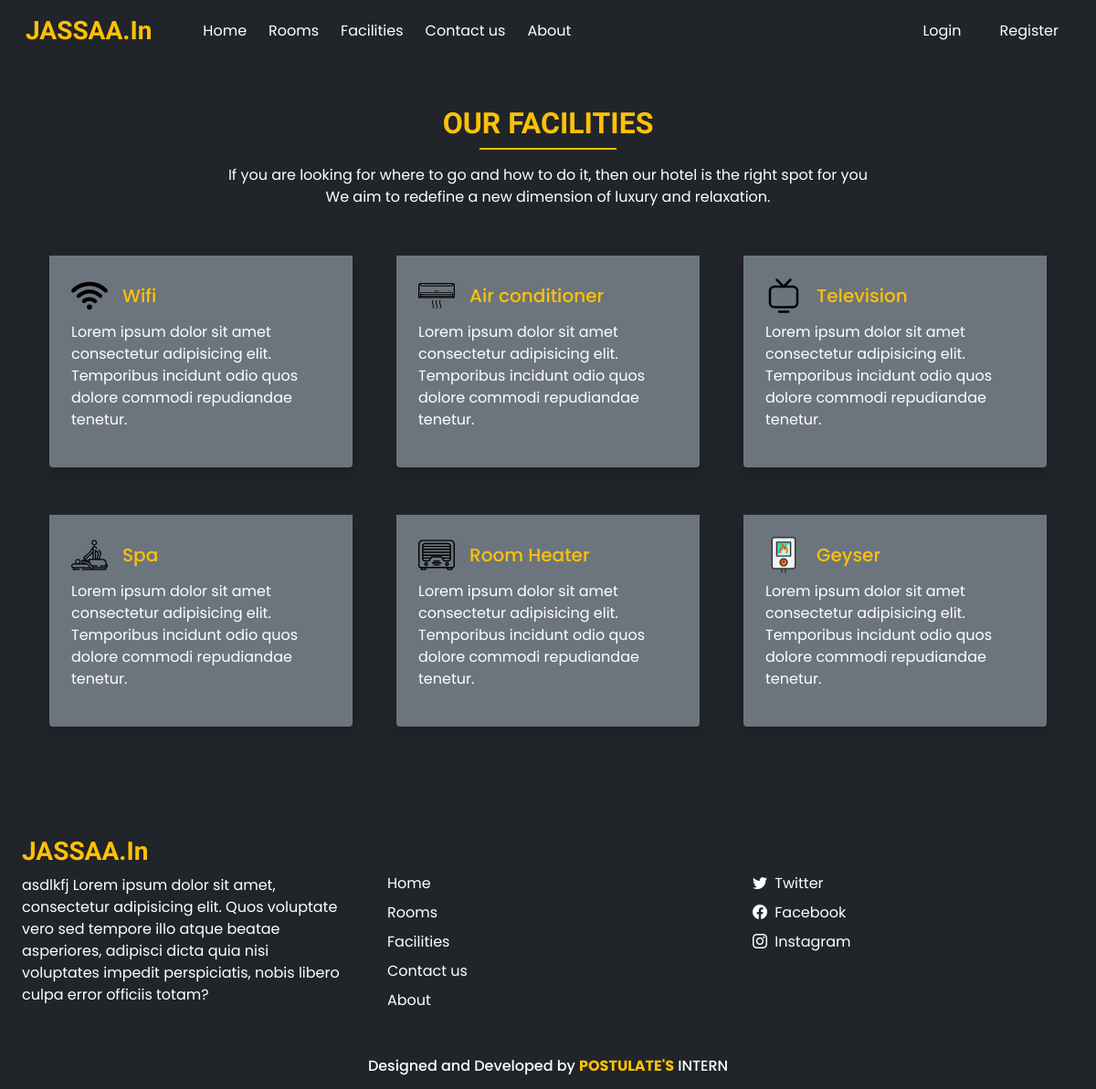
/facilities.php, run on an earlier commit of the app's database.
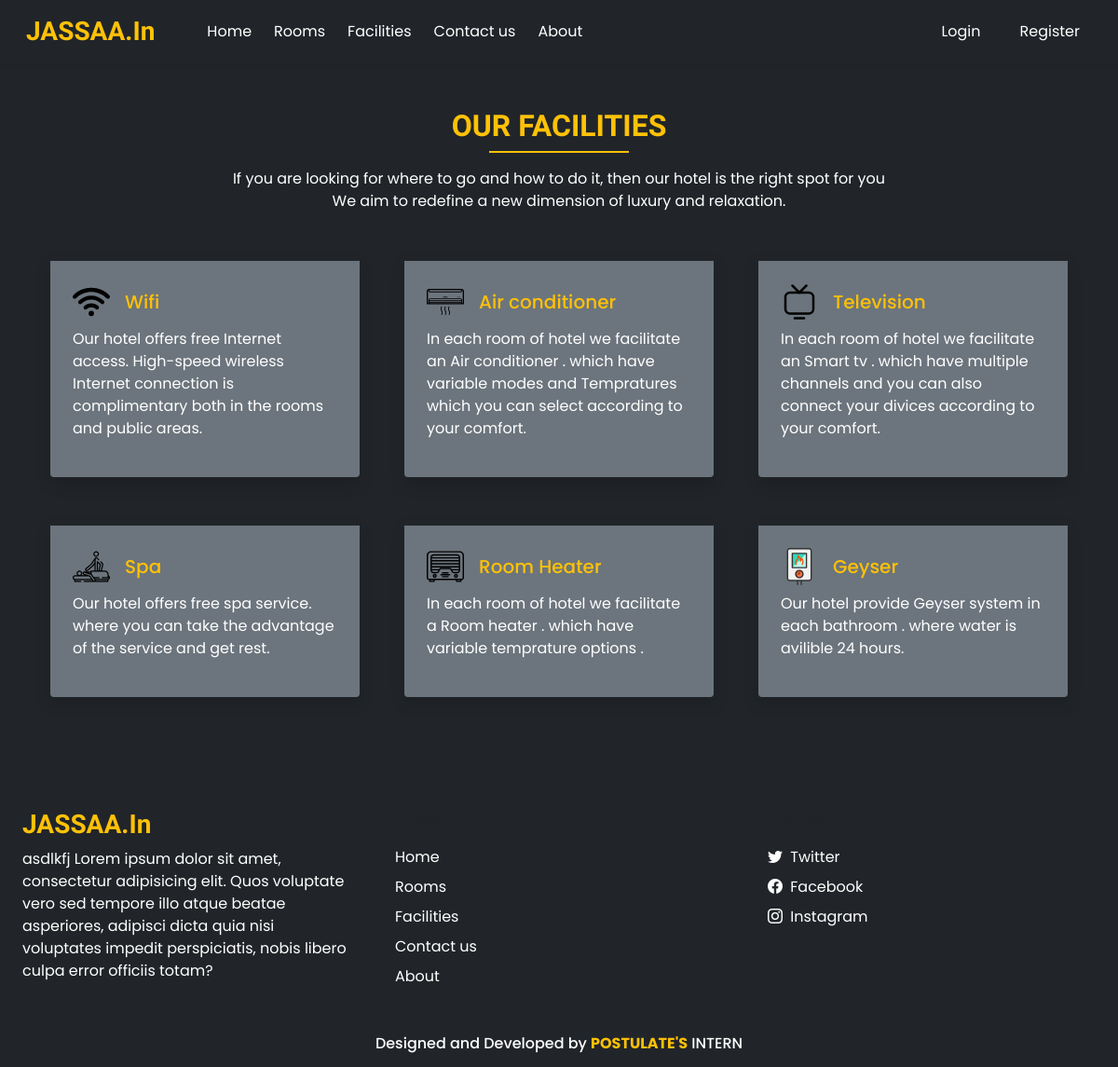
And on a later commit of the database.
### tables this page shows
CREATE TABLE `settings` (
  `sr_no` int(11) NOT NULL,
  `site_title` varchar(50) NOT NULL,
  `site_about` varchar(250) NOT NULL,
  `shutdown` tinyint(1) NOT NULL
);

CREATE TABLE `facilities` (
  `id` int(11) NOT NULL,
  `icon` varchar(100) NOT NULL,
  `name` varchar(50) NOT NULL,
  `description` varchar(250) NOT NULL
);

### admin/inc/db_config.php (called while the page is built, shortened)
<?php
  function selectAll($table)
  {
    $con = $GLOBALS['con'];
    $res = mysqli_query($con,"SELECT * FROM $table");
    return $res;
  }
  function select($sql,$values,$datatypes)
  {
    $con = $GLOBALS['con'];
    if($stmt = mysqli_prepare($con,$sql))
    {
      mysqli_stmt_bind_param($stmt,$datatypes,...$values);
      if(mysqli_stmt_execute($stmt)){
        $res = mysqli_stmt_get_result($stmt);
        return $res;
      }
      else{
        mysqli_stmt_close($stmt);
        die("Query cannot be executed - Select");
      }
    }
    else{
      die("Query cannot be prepared - Select");
    }
  }
?>

### facilities.php (the view, shortened to what this page needs)
<!DOCTYPE html>
<html lang="en">
<head>
  <?php require('inc/links.php'); ?>
</head>
<body class="bg-dark">
  <?php require('inc/header.php'); ?>
  <div class="my-5 px-4">
    <h2 class="fw-bold h-font text-center text-warning">OUR FACILITIES</h2>
    <div class="h-line bg-warning"></div>
    <p class="text-center mt-3 text-white">
    If you are looking for where to go and how to do it, then our hotel is the right spot for you <br> We aim to redefine a new dimension of luxury and relaxation.
    </p>
  </div>
  <div class="container">
    <div class="row">
      <?php
        $res = selectAll('facilities');
        $path = FACILITIES_IMG_PATH;
        while($row = mysqli_fetch_assoc($res)){
          echo<<<data
            <div class="col-lg-4 col-md-6 mb-5 px-4">
              <div class="bg-secondary rounded shadow p-4 border-top border-4 border-dark pop">
                <div class="d-flex align-items-center mb-2">
                  <img src="$path$row[icon]" width="40px" class="text-white">
                  <h5 class="m-0 ms-3 text-warning">$row[name]</h5>
                </div>
                <p class="text-white">$row[description]</p>
              </div>
            </div>
          data;
        }
      ?>
    </div>
  </div>
  <?php require('inc/footer.php'); ?>
</body>
</html>

### inc/links.php (shortened to what this page needs)
<link href="https://cdn.jsdelivr.net/npm/bootstrap@5.0.2/dist/css/bootstrap.min.css" rel="stylesheet">
<link rel="stylesheet" href="https://cdn.jsdelivr.net/npm/bootstrap-icons@1.9.1/font/bootstrap-icons.css">
<link rel="stylesheet" href="css/common.css">
<?php
  require('admin/inc/db_config.php');
  $contact_q = "SELECT * FROM `contact_details` WHERE `sr_no`=?";
  $settings_q = "SELECT * FROM `settings` WHERE `sr_no`=?";
  $values = [1];
  $contact_r = mysqli_fetch_assoc(select($contact_q,$values,'i'));
  $settings_r = mysqli_fetch_assoc(select($settings_q,$values,'i'));
?>

### inc/header.php (shortened to what this page needs)
<nav id="nav-bar" class="navbar navbar-expand-lg navbar-light  px-lg-3 py-lg-2 shadow-sm sticky-top bg-dark">
  <div class="container-fluid ">
    <a class="navbar-brand me-5 fw-bold fs-3 h-font text-warning" href="index.php"><?php echo $settings_r['site_title'] ?></a>
    <div class="collapse navbar-collapse" id="navbarSupportedContent">
      <ul class="navbar-nav me-auto mb-2 mb-lg-0">
        <li class="nav-item">
          <a class="nav-link me-2 text-white" href="index.php">Home</a>
        </li>
        <li class="nav-item">
          <a class="nav-link me-2 text-white" href="rooms.php">Rooms</a>
        </li>
        <li class="nav-item">
          <a class="nav-link me-2 text-white" href="facilities.php">Facilities</a>
        </li>
        <li class="nav-item">
          <a class="nav-link me-2 text-white" href="contact.php">Contact us</a>
        </li>
        <li class="nav-item">
          <a class="nav-link text-white" href="about.php">About</a>
        </li>
      </ul>
      <div class="d-flex">
        <?php
          if(isset($_SESSION['login']) && $_SESSION['login']==true)
          {
            $path = USERS_IMG_PATH;
            echo<<<data
              <div class="btn-group ">
                <button type="button" class="btn btn-outline-white shadow-none dropdown-toggle text-white " data-bs-toggle="dropdown" data-bs-display="static" aria-expanded="false">
                  <img src="$path$_SESSION[uPic]" style="width: 25px; height: 25px;" class="me-1 rounded-circle">
                  $_SESSION[uName]
                </button>
                <ul class="dropdown-menu dropdown-menu-lg-end">
                  <li><a class="dropdown-item" href="profile.php">Profile</a></li>
                  <li><a class="dropdown-item" href="bookings.php">Bookings</a></li>
                  <li><a class="dropdown-item" href="logout.php">Logout</a></li>
                </ul>
              </div>
            data;
          }
          else
          {
            echo<<<data
              <button type="button" class="btn btn-outline-white shadow-none me-lg-3 me-2 text-white" data-bs-toggle="modal" data-bs-target="#loginModal">
                Login
              </button>
              <button type="button" class="btn btn-outline-white shadow-none text-white" data-bs-toggle="modal" data-bs-target="#registerModal">
                Register
              </button>
            data;
          }
        ?>
      </div>
    </div>
  </div>
</nav>

### inc/footer.php (shortened to what this page needs)
<div class="container-fluid bg-dark mt-5">
  <div class="row">
    <div class="col-lg-4 p-4">
      <h3 class="h-font fw-bold fs-3 mb-2 text-warning"><?php echo $settings_r['site_title'] ?></h3>
      <p class="text-white">
        <?php echo $settings_r['site_about'] ?>
      </p>
    </div>
    <div class="col-lg-4 p-4">
      <h5 class="mb-3">Links</h5>
      <a href="index.php" class="d-inline-block mb-2 text-white text-decoration-none">Home</a> <br>
      <a href="rooms.php" class="d-inline-block mb-2 text-white text-decoration-none">Rooms</a> <br>
      <a href="facilities.php" class="d-inline-block mb-2 text-white text-decoration-none">Facilities</a> <br>
      <a href="contact.php" class="d-inline-block mb-2 text-white text-decoration-none">Contact us</a> <br>
      <a href="about.php" class="d-inline-block mb-2 text-white text-decoration-none">About</a>
    </div>
    <div class="col-lg-4 p-4">
        <h5 class="mb-3">Follow us</h5>
        <?php
          if($contact_r['tw']!=''){
            echo<<<data
              <a href="$contact_r[tw]" class="d-inline-block text-white text-decoration-none mb-2">
                <i class="bi bi-twitter me-1"></i> Twitter
              </a><br>
            data;
          }
        ?>
        <a href="<?php echo $contact_r['fb'] ?>" class="d-inline-block text-white text-decoration-none mb-2">
          <i class="bi bi-facebook me-1"></i> Facebook
        </a><br>
        <a href="<?php echo $contact_r['insta'] ?>" class="d-inline-block text-white text-decoration-none">
          <i class="bi bi-instagram me-1"></i> Instagram
        </a><br>
    </div>
  </div>
</div>
<h6 class="text-center bg-dark text-white p-3 m-0">Designed and Developed by <b class="text-warning">POSTULATE'S</b> INTERN</h6>

### css/common.css (style rules this page uses)
:root { --teal: #2ec1ac; --teal_hover: #279e8c; }
* { font-family: 'Poppins', sans-serif; }
.h-font { font-family: 'Merienda', cursive; }
.h-line { width: 150px; margin: 0 auto; height: 1.7px; }

What changed in the data, as far as the page shows it:
changed facilities "Wifi": description "Lorem ipsum dolor sit amet consectetur adipisicing elit. Temporibus incidunt odio quos dolore commodi repudiandae tenetur." → "Our hotel offers free Internet access. High-speed wireless Internet connection is complimentary both in the rooms and public areas."
changed facilities "Air conditioner": description "Lorem ipsum dolor sit amet consectetur adipisicing elit. Temporibus incidunt odio quos dolore commodi repudiandae tenetur." → "In each room of hotel we facilitate an Air conditioner . which have variable modes and Tempratures which you can select according to your comfort."
changed facilities "Television": description "Lorem ipsum dolor sit amet consectetur adipisicing elit. Temporibus incidunt odio quos dolore commodi repudiandae tenetur." → "In each room of hotel we facilitate an Smart tv . which have multiple channels and you can also connect your divices according to your comfort."
changed facilities "Spa": description "Lorem ipsum dolor sit amet consectetur adipisicing elit. Temporibus incidunt odio quos dolore commodi repudiandae tenetur." → "Our hotel offers free spa service. where you can take the advantage of the service and get rest."
changed facilities "Room Heater": description "Lorem ipsum dolor sit amet consectetur adipisicing elit. Temporibus incidunt odio quos dolore commodi repudiandae tenetur." → "In each room of hotel we facilitate a Room heater . which have variable temprature options ."
changed facilities "Geyser": description "Lorem ipsum dolor sit amet consectetur adipisicing elit. Temporibus incidunt odio quos dolore commodi repudiandae tenetur." → "Our hotel provide Geyser system in each bathroom . where water is avilible 24 hours."
